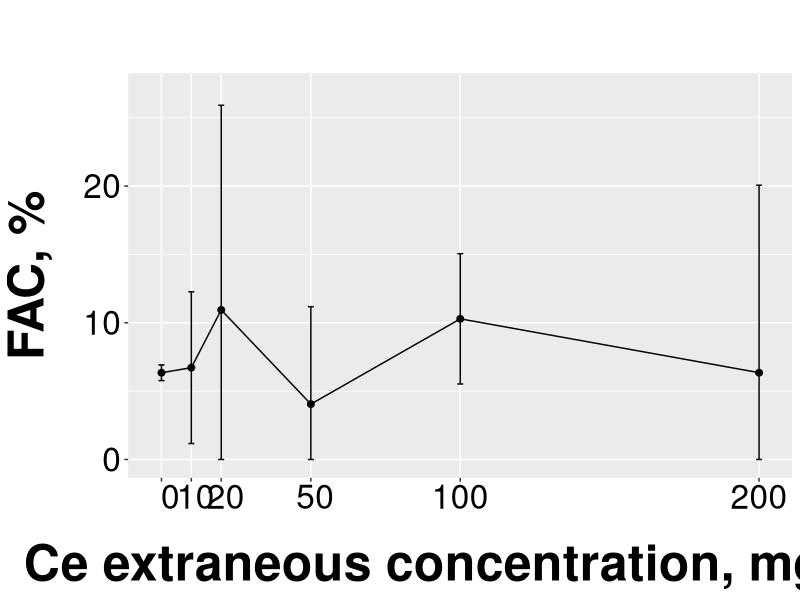

Recreate this plot in R.
# This is the script for creating good mean plots with 
#   95% confidence interval bars. The confidence intervals
#   may be either t-parametric or bca bootstrap intervals.
# The algorithm was developed for cell analysis mean plots
#   of mitotic index (MI) and frequency of abberant cells (FAC).
#
# Copyright: Ilia Fastovets (2018)
# Contact: fastovetsilya@yandex.ru


library('readxl')
library('ggplot2')
#library('extrafont')
library('boot')

Data <- read_excel('Correlations_La_Ce_rastv_pochv.xlsx')
Datamat <- as.matrix(Data)

Element <- 'Ce'
Medium <- 'pochv'
Feature <- 'FAC'

Index_Group <- paste(Element, Medium, sep = '_')
Index_Feature <- paste(Element, Medium, Feature, sep = '_')
D_r <- na.exclude(Datamat[,c(Index_Group, Index_Feature)])

create_summary <- function(D_r, method = 't') # 't' or 'boot'
{
  
  if(method == 't')
  {
    conf_interval_low <- function(x)
    {
      return(t.test(x)$conf.int[1])
    }
    conf_interval_high <- function(x)
    {
      return(t.test(x)$conf.int[2])
    }
    
    D_mean <- aggregate(x = D_r[,2], by = list(D_r[,1]), mean)
    D_low <- aggregate(x = D_r[,2], by = list(D_r[,1]), 
                       conf_interval_low)
    D_high <- aggregate(x = D_r[,2], by = list(D_r[,1]), 
                        conf_interval_high)
    D_agg <- cbind(D_mean, D_low[2], D_high[2])
    colnames(D_agg) <- c('Group', 'Mean', 'Low', 'High')
    D_agg[, 'Low'][D_agg[, 'Low'] < 0] <- 0
    return(as.data.frame(D_agg))
  }
  
  if(method == 'boot')
  {
    
    conf_interval_low <- function(x, R = 10^5)
    {
      bootfun <- function(data, index)
      {
        d <- data[index]
        return(mean(d))
      }
      bootresult <- boot(na.omit(x), bootfun, R = R)
      bootci <- boot.ci(bootresult, type = 'bca')
      return(bootci$bca[4])
    }
    
    conf_interval_high <- function(x, R = 10^5)
    {
      bootfun <- function(data, index)
      {
        d <- data[index]
        return(mean(d))
      }
      bootresult <- boot(na.omit(x), bootfun, R = R)
      bootci <- boot.ci(bootresult, type = 'bca')
      return(bootci$bca[5])
    }
    
    D_mean <- aggregate(x = D_r[,2], by = list(D_r[,1]), mean)
    D_low <- aggregate(x = D_r[,2], by = list(D_r[,1]), 
                       conf_interval_low)
    D_high <- aggregate(x = D_r[,2], by = list(D_r[,1]), 
                        conf_interval_high)
    D_agg <- cbind(D_mean, D_low[2], D_high[2])
    colnames(D_agg) <- c('Group', 'Mean', 'Low', 'High')
    D_agg[, 'Low'][D_agg[, 'Low'] < 0] <- 0
    return(as.data.frame(D_agg))
  }
  
}

D_agg <- create_summary(D_r, 't')


#loadfonts(device = "win")
#font_install('TT Arial')
good_plot <- function(D_agg, title, xlab, ylab)
{
  errorbar_width = (max(D_agg[1]) - min(D_agg[1])) / 100
  ggplot(D_agg, aes(x=Group, y=Mean, vjust = 1.5)) +
    geom_line(aes(group=1)) +
    geom_point(size=2) +
    geom_errorbar(aes(ymin=Low, ymax=High), 
                  width=errorbar_width) +
    xlab(paste0(xlab)) + 
    ylab(paste0(ylab)) +
    ggtitle(title) +
    scale_x_discrete(limits = D_agg$Group, expand = c(0.05,0.05)) +
    theme(plot.title = element_text(hjust = 0.5), 
          axis.text = element_text(face='plain',size=24, colour='black'),
          text = element_text(face="bold",size=36, colour='black'),
          axis.title.x = element_text(margin = margin(t = 20)),
          axis.title.y = element_text(margin = margin(r = 20))) +
    ylim(0,max(D_agg$High)+1)
}

# good_plot(D_agg, '',
#           paste0(Element,' concentration', ', mg/l'),
#           paste0(Feature, ', %'))

good_plot(D_agg, '',
paste0(Element,' extraneous concentration', ', mg/kg'),
paste0(Feature, ', %'))

# good_plot(D_agg, '',
#           paste0(Element,' concentration', ', mg/l'),
#           'Root length, mm')

# good_plot(D_agg, '',
#           paste0(Element,' extraneous concentration', ', mg/kg'),
#           'Root length, mm')
